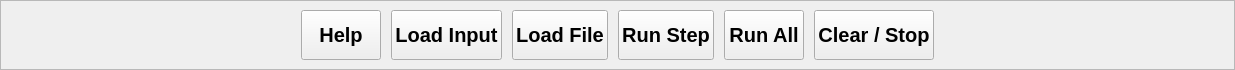
     <widget class="QFrame" name="frame_11">
      <property name="maximumSize">
       <size>
        <width>16777215</width>
        <height>70</height>
       </size>
      </property>
      <property name="frameShape">
       <enum>QFrame::Shape::StyledPanel</enum>
      </property>
      <property name="frameShadow">
       <enum>QFrame::Shadow::Raised</enum>
      </property>
      <layout class="QGridLayout" name="gridLayout_2">
       <property name="leftMargin">
        <number>300</number>
       </property>
       <property name="topMargin">
        <number>0</number>
       </property>
       <property name="rightMargin">
        <number>300</number>
       </property>
       <property name="bottomMargin">
        <number>0</number>
       </property>
       <property name="horizontalSpacing">
        <number>10</number>
       </property>
       <property name="verticalSpacing">
        <number>0</number>
       </property>
       <item row="0" column="0">
        <widget class="QPushButton" name="help">
         <property name="minimumSize">
          <size>
           <width>0</width>
           <height>50</height>
          </size>
         </property>
         <property name="font">
          <font>
           <pointsize>15</pointsize>
           <bold>true</bold>
          </font>
         </property>
         <property name="cursor">
          <cursorShape>PointingHandCursor</cursorShape>
         </property>
         <property name="text">
          <string>Help</string>
         </property>
        </widget>
       </item>
       <item row="0" column="1">
        <widget class="QPushButton" name="loadInput">
         <property name="minimumSize">
          <size>
           <width>0</width>
           <height>50</height>
          </size>
         </property>
         <property name="font">
          <font>
           <pointsize>15</pointsize>
           <bold>true</bold>
          </font>
         </property>
         <property name="cursor">
          <cursorShape>PointingHandCursor</cursorShape>
         </property>
         <property name="text">
          <string>Load Input</string>
         </property>
        </widget>
       </item>
       <item row="0" column="3">
        <widget class="QPushButton" name="runStep">
         <property name="minimumSize">
          <size>
           <width>0</width>
           <height>50</height>
          </size>
         </property>
         <property name="font">
          <font>
           <pointsize>15</pointsize>
           <bold>true</bold>
          </font>
         </property>
         <property name="cursor">
          <cursorShape>PointingHandCursor</cursorShape>
         </property>
         <property name="text">
          <string>Run Step</string>
         </property>
        </widget>
       </item>
       <item row="0" column="5">
        <widget class="QPushButton" name="clear">
         <property name="minimumSize">
          <size>
           <width>0</width>
           <height>50</height>
          </size>
         </property>
         <property name="maximumSize">
          <size>
           <width>16777215</width>
           <height>16777215</height>
          </size>
         </property>
         <property name="font">
          <font>
           <pointsize>15</pointsize>
           <bold>true</bold>
          </font>
         </property>
         <property name="cursor">
          <cursorShape>PointingHandCursor</cursorShape>
         </property>
         <property name="text">
          <string>Clear / Stop</string>
         </property>
        </widget>
       </item>
       <item row="0" column="4">
        <widget class="QPushButton" name="runAll">
         <property name="minimumSize">
          <size>
           <width>0</width>
           <height>50</height>
          </size>
         </property>
         <property name="font">
          <font>
           <pointsize>15</pointsize>
           <bold>true</bold>
          </font>
         </property>
         <property name="cursor">
          <cursorShape>PointingHandCursor</cursorShape>
         </property>
         <property name="text">
          <string>Run All</string>
         </property>
        </widget>
       </item>
       <item row="0" column="2">
        <widget class="QPushButton" name="loadFile">
         <property name="minimumSize">
          <size>
           <width>0</width>
           <height>50</height>
          </size>
         </property>
         <property name="font">
          <font>
           <pointsize>15</pointsize>
           <bold>true</bold>
          </font>
         </property>
         <property name="cursor">
          <cursorShape>PointingHandCursor</cursorShape>
         </property>
         <property name="text">
          <string>Load File</string>
         </property>
        </widget>
       </item>
      </layout>
     </widget>
